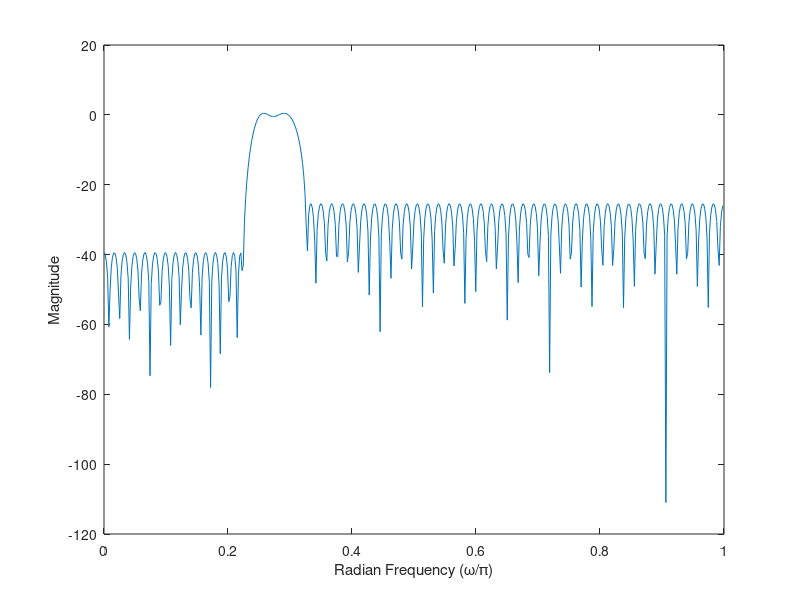

Here is the MATLAB script that generated this plot:
close all;
clear all;
clc;

%% FPB
fs = 8000;
f = [1000 1500];
a = [1 0];

dev = [0.01 0.01]; 
[n,fo,ao,w] = firpmord(f,a,dev,fs);
b = firpm(n,fo,ao);

[h,w] = freqz(b,1,512);
plot(w/pi, 20*log10(abs(h)))
xlabel 'Radian Frequency (\omega/\pi)', ylabel 'Magnitude'

%% FPF

fs = 8000;
f = [800+100 1100-100 1200 1300];
a = [0 1 0];

dev = [0.01 0.05 0.05]; 
[n,fo,ao,w] = firpmord(f,a,dev,fs);
b = firpm(n,fo,ao, w);

[h,w] = freqz(b,1,512);
plot(w/pi, 20*log10(abs(h)))
xlabel 'Radian Frequency (\omega/\pi)', ylabel 'Magnitude'